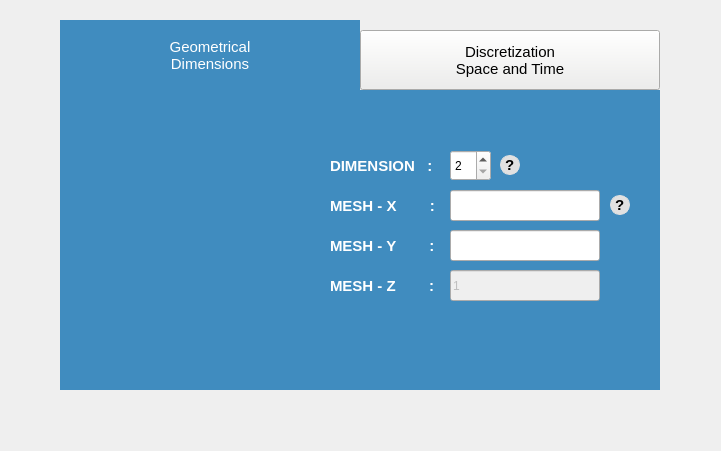
  <widget class="QWidget" name="First_widget" native="true">
   <property name="geometry">
    <rect>
     <x>260</x>
     <y>130</y>
     <width>721</width>
     <height>451</height>
    </rect>
   </property>
   <widget class="QPushButton" name="btn1">
    <property name="enabled">
     <bool>true</bool>
    </property>
    <property name="geometry">
     <rect>
      <x>60</x>
      <y>20</y>
      <width>300</width>
      <height>70</height>
     </rect>
    </property>
    <property name="sizePolicy">
     <sizepolicy hsizetype="Preferred" vsizetype="Preferred">
      <horstretch>0</horstretch>
      <verstretch>0</verstretch>
     </sizepolicy>
    </property>
    <property name="minimumSize">
     <size>
      <width>0</width>
      <height>0</height>
     </size>
    </property>
    <property name="maximumSize">
     <size>
      <width>16777215</width>
      <height>16777215</height>
     </size>
    </property>
    <property name="font">
     <font>
      <family>Ubuntu</family>
      <pointsize>11</pointsize>
      <weight>50</weight>
      <italic>false</italic>
      <bold>false</bold>
     </font>
    </property>
    <property name="styleSheet">
     <string notr="true">#btn1{
background-color: rgb(64, 140, 191);
border:none;
border-top-color: 1px solid rgb(52, 101, 164);
color:#fff;
}</string>
    </property>
    <property name="text">
     <string>Geometrical 
Dimensions</string>
    </property>
   </widget>
   <widget class="QFrame" name="frame_2">
    <property name="geometry">
     <rect>
      <x>60</x>
      <y>90</y>
      <width>600</width>
      <height>300</height>
     </rect>
    </property>
    <property name="styleSheet">
     <string notr="true">#frame_2{
border: none;
background-color: rgb(64, 140, 191);

}</string>
    </property>
    <property name="frameShape">
     <enum>QFrame::StyledPanel</enum>
    </property>
    <property name="frameShadow">
     <enum>QFrame::Raised</enum>
    </property>
    <widget class="QLabel" name="dim_label_3">
     <property name="geometry">
      <rect>
       <x>270</x>
       <y>60</y>
       <width>121</width>
       <height>31</height>
      </rect>
     </property>
     <property name="font">
      <font>
       <family>Ubuntu</family>
       <pointsize>11</pointsize>
       <weight>75</weight>
       <bold>true</bold>
      </font>
     </property>
     <property name="styleSheet">
      <string notr="true">color : #fff;</string>
     </property>
     <property name="text">
      <string>DELTA - X    :</string>
     </property>
    </widget>
    <widget class="QLineEdit" name="dy">
     <property name="geometry">
      <rect>
       <x>380</x>
       <y>100</y>
       <width>150</width>
       <height>31</height>
      </rect>
     </property>
    </widget>
    <widget class="QLineEdit" name="dz">
     <property name="geometry">
      <rect>
       <x>380</x>
       <y>140</y>
       <width>150</width>
       <height>31</height>
      </rect>
     </property>
    </widget>
    <widget class="QLineEdit" name="dt">
     <property name="geometry">
      <rect>
       <x>380</x>
       <y>180</y>
       <width>150</width>
       <height>31</height>
      </rect>
     </property>
    </widget>
    <widget class="QLineEdit" name="dx">
     <property name="geometry">
      <rect>
       <x>380</x>
       <y>60</y>
       <width>150</width>
       <height>31</height>
      </rect>
     </property>
    </widget>
    <widget class="QLabel" name="dim_label_4">
     <property name="geometry">
      <rect>
       <x>270</x>
       <y>100</y>
       <width>121</width>
       <height>31</height>
      </rect>
     </property>
     <property name="font">
      <font>
       <family>Ubuntu</family>
       <pointsize>11</pointsize>
       <weight>75</weight>
       <bold>true</bold>
      </font>
     </property>
     <property name="styleSheet">
      <string notr="true">color : #fff;</string>
     </property>
     <property name="text">
      <string>DELTA - Y    :</string>
     </property>
    </widget>
    <widget class="QLabel" name="dim_label_5">
     <property name="geometry">
      <rect>
       <x>270</x>
       <y>140</y>
       <width>121</width>
       <height>31</height>
      </rect>
     </property>
     <property name="font">
      <font>
       <family>Ubuntu</family>
       <pointsize>11</pointsize>
       <weight>75</weight>
       <bold>true</bold>
      </font>
     </property>
     <property name="styleSheet">
      <string notr="true">color : #fff;</string>
     </property>
     <property name="text">
      <string>DELTA - Z    :</string>
     </property>
    </widget>
    <widget class="QLabel" name="dim_label_6">
     <property name="geometry">
      <rect>
       <x>270</x>
       <y>180</y>
       <width>121</width>
       <height>31</height>
      </rect>
     </property>
     <property name="font">
      <font>
       <family>Ubuntu</family>
       <pointsize>11</pointsize>
       <weight>75</weight>
       <bold>true</bold>
      </font>
     </property>
     <property name="styleSheet">
      <string notr="true">color : #fff;</string>
     </property>
     <property name="text">
      <string>DELTA - T    :</string>
     </property>
    </widget>
    <widget class="QPushButton" name="next1">
     <property name="geometry">
      <rect>
       <x>430</x>
       <y>240</y>
       <width>141</width>
       <height>41</height>
      </rect>
     </property>
     <property name="font">
      <font>
       <family>Ubuntu</family>
       <pointsize>12</pointsize>
      </font>
     </property>
     <property name="styleSheet">
      <string notr="true">background-color: rgb(238, 238, 236);</string>
     </property>
     <property name="text">
      <string>Next</string>
     </property>
    </widget>
    <widget class="QLabel" name="error2">
     <property name="geometry">
      <rect>
       <x>220</x>
       <y>255</y>
       <width>201</width>
       <height>31</height>
      </rect>
     </property>
     <property name="styleSheet">
      <string notr="true">
color: rgb(0, 0, 0);
font: 12pt &quot;Calibri&quot;;</string>
     </property>
     <property name="text">
      <string/>
     </property>
    </widget>
    <widget class="QLabel" name="label_3">
     <property name="geometry">
      <rect>
       <x>540</x>
       <y>65</y>
       <width>20</width>
       <height>20</height>
      </rect>
     </property>
     <property name="font">
      <font>
       <family>Segoe UI Symbol</family>
       <pointsize>11</pointsize>
       <weight>75</weight>
       <italic>false</italic>
       <bold>true</bold>
      </font>
     </property>
     <property name="toolTip">
      <string>&lt;html&gt;&lt;head/&gt;&lt;body&gt;&lt;p&gt;The values DELTA-X, DELTA-Y, DELTA-Z correspond to the grid resolution in the X, Y, Z directions respectively.&lt;/p&gt;&lt;/body&gt;&lt;/html&gt;</string>
     </property>
     <property name="styleSheet">
      <string notr="true">background-color: rgb(225, 225, 225);
color:rgb(0, 0, 0);
border-radius : 10px; 
border : 1px solid rgb(225, 225, 225);</string>
     </property>
     <property name="text">
      <string>?</string>
     </property>
    </widget>
    <widget class="QLabel" name="label_4">
     <property name="geometry">
      <rect>
       <x>540</x>
       <y>185</y>
       <width>20</width>
       <height>20</height>
      </rect>
     </property>
     <property name="font">
      <font>
       <family>Segoe UI Symbol</family>
       <pointsize>11</pointsize>
       <weight>75</weight>
       <italic>false</italic>
       <bold>true</bold>
      </font>
     </property>
     <property name="toolTip">
      <string>&lt;html&gt;&lt;head/&gt;&lt;body&gt;&lt;p&gt; DELTA-T corresponds to the temporal discretization(time-step).&lt;/p&gt;&lt;/body&gt;&lt;/html&gt;</string>
     </property>
     <property name="styleSheet">
      <string notr="true">background-color: rgb(225, 225, 225);
color:rgb(0, 0, 0);
border-radius : 10px; 
border : 1px solid rgb(225, 225, 225);</string>
     </property>
     <property name="text">
      <string>?</string>
     </property>
    </widget>
   </widget>
   <widget class="QPushButton" name="btn2">
    <property name="enabled">
     <bool>true</bool>
    </property>
    <property name="geometry">
     <rect>
      <x>360</x>
      <y>30</y>
      <width>300</width>
      <height>60</height>
     </rect>
    </property>
    <property name="sizePolicy">
     <sizepolicy hsizetype="Minimum" vsizetype="Minimum">
      <horstretch>0</horstretch>
      <verstretch>0</verstretch>
     </sizepolicy>
    </property>
    <property name="minimumSize">
     <size>
      <width>0</width>
      <height>0</height>
     </size>
    </property>
    <property name="maximumSize">
     <size>
      <width>16777215</width>
      <height>16777215</height>
     </size>
    </property>
    <property name="font">
     <font>
      <family>Ubuntu</family>
      <pointsize>11</pointsize>
      <weight>50</weight>
      <italic>false</italic>
      <bold>false</bold>
     </font>
    </property>
    <property name="styleSheet">
     <string notr="true">
background-color: rgb(238, 238, 236);
</string>
    </property>
    <property name="text">
     <string>Discretization
Space and Time</string>
    </property>
   </widget>
   <widget class="QFrame" name="frame_1">
    <property name="geometry">
     <rect>
      <x>60</x>
      <y>90</y>
      <width>600</width>
      <height>300</height>
     </rect>
    </property>
    <property name="styleSheet">
     <string notr="true">#frame_1{
border: none;
background-color: rgb(64, 140, 191);

}</string>
    </property>
    <property name="frameShape">
     <enum>QFrame::StyledPanel</enum>
    </property>
    <property name="frameShadow">
     <enum>QFrame::Raised</enum>
    </property>
    <widget class="QLabel" name="dim_label">
     <property name="geometry">
      <rect>
       <x>270</x>
       <y>60</y>
       <width>121</width>
       <height>31</height>
      </rect>
     </property>
     <property name="font">
      <font>
       <family>Ubuntu</family>
       <pointsize>11</pointsize>
       <weight>75</weight>
       <bold>true</bold>
      </font>
     </property>
     <property name="styleSheet">
      <string notr="true">color : #fff;</string>
     </property>
     <property name="text">
      <string>DIMENSION   :</string>
     </property>
    </widget>
    <widget class="QLabel" name="mesh_x_label">
     <property name="geometry">
      <rect>
       <x>270</x>
       <y>100</y>
       <width>111</width>
       <height>31</height>
      </rect>
     </property>
     <property name="font">
      <font>
       <family>Ubuntu</family>
       <pointsize>11</pointsize>
       <weight>75</weight>
       <bold>true</bold>
      </font>
     </property>
     <property name="styleSheet">
      <string notr="true">color : #fff;</string>
     </property>
     <property name="text">
      <string>MESH - X        :</string>
     </property>
    </widget>
    <widget class="QLabel" name="mesh_y_label">
     <property name="geometry">
      <rect>
       <x>270</x>
       <y>140</y>
       <width>111</width>
       <height>31</height>
      </rect>
     </property>
     <property name="font">
      <font>
       <family>Ubuntu</family>
       <pointsize>11</pointsize>
       <weight>75</weight>
       <bold>true</bold>
      </font>
     </property>
     <property name="styleSheet">
      <string notr="true">color : #fff;</string>
     </property>
     <property name="text">
      <string>MESH - Y        :</string>
     </property>
    </widget>
    <widget class="QLabel" name="mesh_z_label">
     <property name="geometry">
      <rect>
       <x>270</x>
       <y>180</y>
       <width>111</width>
       <height>31</height>
      </rect>
     </property>
     <property name="font">
      <font>
       <family>Ubuntu</family>
       <pointsize>11</pointsize>
       <weight>75</weight>
       <bold>true</bold>
      </font>
     </property>
     <property name="styleSheet">
      <string notr="true">color : #fff;</string>
     </property>
     <property name="text">
      <string>MESH - Z        :</string>
     </property>
    </widget>
    <widget class="QLineEdit" name="mesh_x">
     <property name="geometry">
      <rect>
       <x>390</x>
       <y>100</y>
       <width>150</width>
       <height>31</height>
      </rect>
     </property>
    </widget>
    <widget class="QLineEdit" name="mesh_y">
     <property name="geometry">
      <rect>
       <x>390</x>
       <y>140</y>
       <width>150</width>
       <height>31</height>
      </rect>
     </property>
    </widget>
    <widget class="QLineEdit" name="mesh_z">
     <property name="enabled">
      <bool>false</bool>
     </property>
     <property name="geometry">
      <rect>
       <x>390</x>
       <y>180</y>
       <width>150</width>
       <height>31</height>
      </rect>
     </property>
     <property name="text">
      <string>1</string>
     </property>
    </widget>
    <widget class="QSpinBox" name="dim">
     <property name="geometry">
      <rect>
       <x>390</x>
       <y>60</y>
       <width>41</width>
       <height>31</height>
      </rect>
     </property>
     <property name="minimum">
      <number>2</number>
     </property>
     <property name="maximum">
      <number>3</number>
     </property>
     <property name="value">
      <number>2</number>
     </property>
    </widget>
    <widget class="QLabel" name="error1">
     <property name="geometry">
      <rect>
       <x>160</x>
       <y>240</y>
       <width>241</width>
       <height>31</height>
      </rect>
     </property>
     <property name="styleSheet">
      <string notr="true">
color: rgb(0, 0, 0);
font: 12pt &quot;Calibri&quot;;</string>
     </property>
     <property name="text">
      <string/>
     </property>
    </widget>
    <widget class="QLabel" name="label">
     <property name="geometry">
      <rect>
       <x>440</x>
       <y>65</y>
       <width>20</width>
       <height>20</height>
      </rect>
     </property>
     <property name="font">
      <font>
       <family>Segoe UI Symbol</family>
       <pointsize>11</pointsize>
       <weight>75</weight>
       <italic>false</italic>
       <bold>true</bold>
      </font>
     </property>
     <property name="toolTip">
      <string>This can take values 2,3 for 2D and 3D simulations respectively.</string>
     </property>
     <property name="styleSheet">
      <string notr="true">background-color: rgb(225, 225, 225);
color:rgb(0, 0, 0);
border-radius : 10px; 
border : 1px solid rgb(225, 225, 225);</string>
     </property>
     <property name="text">
      <string>?</string>
     </property>
    </widget>
    <widget class="QLabel" name="label_2">
     <property name="geometry">
      <rect>
       <x>550</x>
       <y>105</y>
       <width>20</width>
       <height>20</height>
      </rect>
     </property>
     <property name="font">
      <font>
       <family>Segoe UI Symbol</family>
       <pointsize>11</pointsize>
       <weight>75</weight>
       <italic>false</italic>
       <bold>true</bold>
      </font>
     </property>
     <property name="toolTip">
      <string>&lt;html&gt;&lt;head/&gt;&lt;body&gt;&lt;p&gt;These are the number of grid points in the domain(and not the physical lengths) in the respective X, Y, Z directions.&lt;/p&gt;&lt;p&gt;When DIMENSION is 2, the value of MESH Z will redundant and will be taken as 1.&lt;/p&gt;&lt;/body&gt;&lt;/html&gt;</string>
     </property>
     <property name="styleSheet">
      <string notr="true">background-color: rgb(225, 225, 225);
color:rgb(0, 0, 0);
border-radius : 10px; 
border : 1px solid rgb(225, 225, 225);</string>
     </property>
     <property name="text">
      <string>?</string>
     </property>
    </widget>
   </widget>
   <zorder>btn1</zorder>
   <zorder>btn2</zorder>
   <zorder>frame_2</zorder>
   <zorder>frame_1</zorder>
  </widget>
